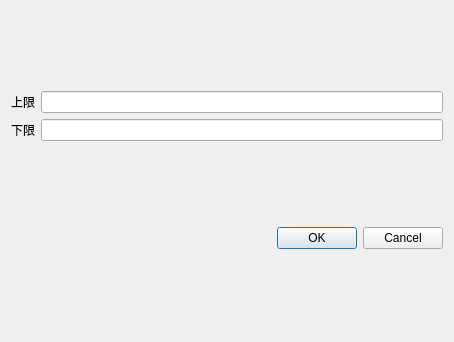
<?xml version="1.0" encoding="UTF-8"?>
<ui version="4.0">
 <class>PlotRangeDlg</class>
 <widget class="QDialog" name="PlotRangeDlg">
  <property name="geometry">
   <rect>
    <x>0</x>
    <y>0</y>
    <width>454</width>
    <height>342</height>
   </rect>
  </property>
  <property name="windowTitle">
   <string>PlotRangeDlg</string>
  </property>
  <layout class="QGridLayout" name="gridLayout_2">
   <item row="0" column="0">
    <layout class="QGridLayout" name="gridLayout">
     <item row="0" column="0">
      <widget class="QLabel" name="label">
       <property name="text">
        <string>上限</string>
       </property>
      </widget>
     </item>
     <item row="1" column="0">
      <widget class="QLabel" name="label_2">
       <property name="text">
        <string>下限</string>
       </property>
      </widget>
     </item>
     <item row="0" column="1">
      <widget class="QLineEdit" name="lineEdit"/>
     </item>
     <item row="1" column="1">
      <widget class="QLineEdit" name="lineEdit_2"/>
     </item>
    </layout>
   </item>
   <item row="1" column="0">
    <widget class="QDialogButtonBox" name="buttonBox">
     <property name="standardButtons">
      <set>QDialogButtonBox::Cancel|QDialogButtonBox::Ok</set>
     </property>
    </widget>
   </item>
  </layout>
 </widget>
 <layoutdefault spacing="6" margin="11"/>
 <resources/>
 <connections>
  <connection>
   <sender>buttonBox</sender>
   <signal>accepted()</signal>
   <receiver>PlotRangeDlg</receiver>
   <slot>accept()</slot>
   <hints>
    <hint type="sourcelabel">
     <x>283</x>
     <y>326</y>
    </hint>
    <hint type="destinationlabel">
     <x>196</x>
     <y>267</y>
    </hint>
   </hints>
  </connection>
  <connection>
   <sender>buttonBox</sender>
   <signal>rejected()</signal>
   <receiver>PlotRangeDlg</receiver>
   <slot>reject()</slot>
   <hints>
    <hint type="sourcelabel">
     <x>370</x>
     <y>315</y>
    </hint>
    <hint type="destinationlabel">
     <x>383</x>
     <y>266</y>
    </hint>
   </hints>
  </connection>
 </connections>
</ui>
